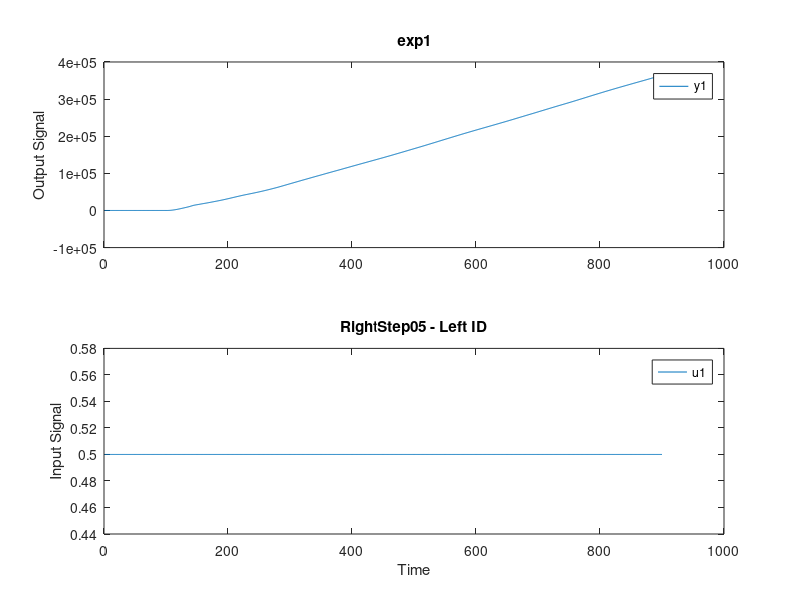
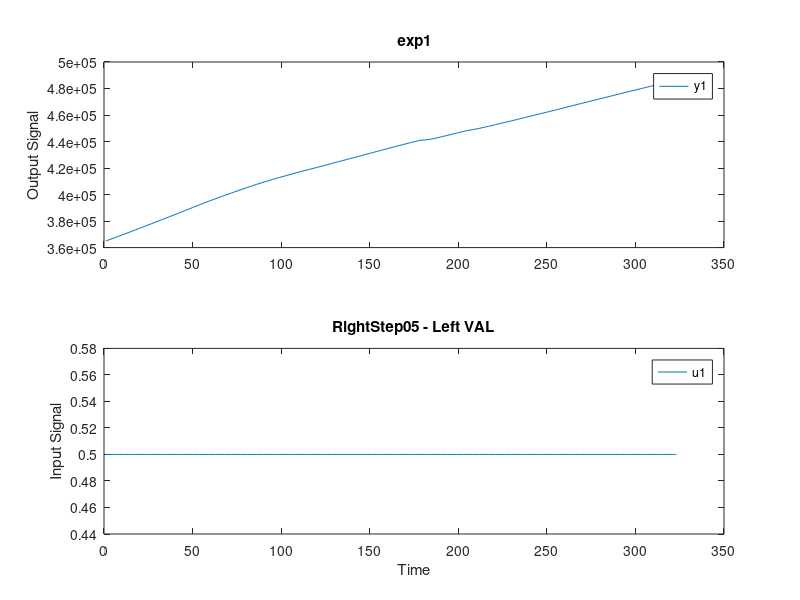
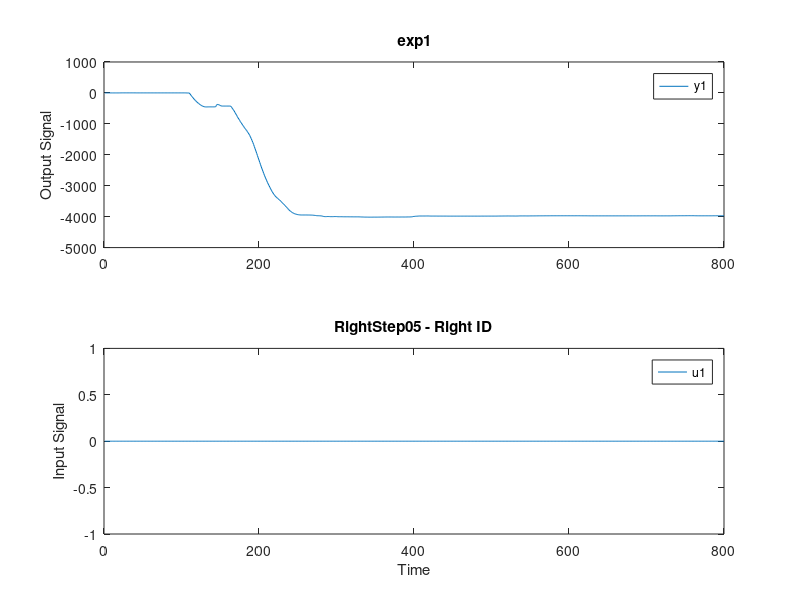
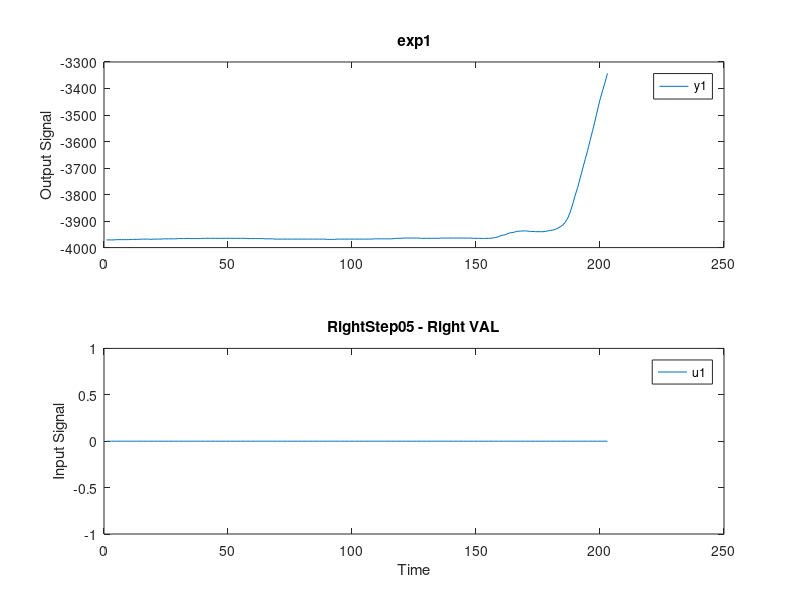

Write MATLAB code to recreate these figures, in order. (Note: this script raises an error after producing the figures.)
close all; clear all; clc;
l = load ('lst05.mat');
data = l.LeftSt05;
t = data.time;
u = (t>=0)*0.5;
u2 = (t>=0)*0;
n = length(t);

%% Plot date
left = data.signals(1).values;
idLeft = iddata(left(1:900), u(1:900), 0.01);
valLeft = iddata(left(900+1:end), u(900+1:end), 0.01);
figure;
plot (idLeft); 
title('RightStep05 - Left ID')
figure; plot(valLeft); 
title('RightStep05 - Left VAL')

right = data.signals(1, 2).values;
idRight = iddata(right(1:800), u2(1:800), 0.01);
valRight = iddata(right(800+1:end-220), u2(800+1:end-220), 0.01);
figure;
plot (idRight);
title('RightStep05 - Right ID')
figure;
plot (valRight);
title('RightStep05 - Right VAL')

acceX = data.signals(1, 3).values;
idAcceX = iddata(acceX(1:900), u(1:900), 0.01);
valAcceX = iddata(acceX(900+1:end), u(900+1:end), 0.01);
figure;
plot (idAcceX);
title('RightStep05 - Right ID')
figure;
plot (valAcceX);
title('RightStep05 - Right VAL')

acceY = data.signals(1, 4).values;
idAcceY = iddata(acceY(1:900), u2(1:900), 0.01);
valAcceY = iddata(acceY(900+1:end), u2(900+1:end), 0.01);
figure;
plot (idAcceY);
title('RightStep05 - Right ID')
figure;
plot (valAcceY);
title('RightStep05 - Right VAL')

gyro = data.signals(1, 5).values;
idGyro = iddata(gyro(1:900), u(1:900), 0.01);
valGyro = iddata(gyro(900+1:end), u(900+1:end), 0.01);
figure;
plot (idGyro);
title('RightStep05 - Right ID')
figure;
plot (valGyro);
title('RightStep05 - Right VAL')

%% Citirea gradelor
m = input('m = ');
na = input('na = nb = ');
nb=na;
%plot(l.id)%reprezentarea datelor de identificare
% title('Date de ientificare');
% figure;plot(l.val);%reprezentarea datelor de validare
% title('Date de validare');
%Aproximarea
W0=matr_regr(na, nb, m);%matricea de puteri
W=prelW(W0, na+nb);%matrice de puteri prelucrata

%Algoritm de aproximare folosind predictia
%construirea matricei de polinoame de aproximare
FI=phi_calc(na, nb, u, idAcceX.y, W);%construirea se faceconform gradelor de aproximare date
theta=FI\idAcceX.y; %vectorul de coeficienti de aproximare
yhat_id=FI*theta;
figure;
plot([idAcceX.y, yhat_id])
legend('y', 'yhat');
%Eroarea medie patratica
MSE_id=sum((yhat_id-idAcceX.y).^2)/length(idAcceX.y);
title(['Date identificare. Algoritm de aproximare folosind predictia. MSE = ', num2str(MSE_id)]);

%Verificarea modelului obtinut folosind datele de validare 
phi=phi_calc(na, nb, valAcceX.u, valAcceX.y, W);
yhat=phi*theta;%iesirea aproximata
figure;
plot([valAcceX.y, yhat])
legend('y', 'yhat');
%Eroarea medie patratica
MSE=sum((yhat-valAcceX.y).^2)/length(valAcceX.y);
title(['Date validare. Algoritm de aproximare folosind predictia. MSE = ', num2str(MSE)]);

%Algoritm de aproximare folosind simularea
%Aproximarea pentru datele de identificare
%Folosim modelul obtinut din datele de identificare
u=[zeros(na+nb,1); u];%conditii initiale nule
y_sim_id=[];
y_sim_id=[y_sim_id; zeros(na+nb, 1)];%iseiri simulate, conditii initiale nule
Nu_id=length(idAcceX.u);
for i=na+nb+1:Nu_id
    %construirea vectorului de intrari si iesiri intariziate
    d1 = -y_sim_id(i-1:-1:i-na);
    d2=u(i-1:-1:i-nb);
    d=[d1; d2]; %vector coloana
    ln=[];
    %Simularea urmatoarei iesiri
    %Construirea polinomului de aproximare
    for j=1:size(W, 1)
        mm= prod(d'.^W(j, :));
         ln=[ln, mm];
    end
   y_sim_id=[y_sim_id; ln*theta];
end
figure;
plot([idAcceX.y, y_sim_id]);
legend('y', 'y.sim');
%Eroarea medie patratica
MSE_S_id=sum((y_sim_id-idAcceX.y).^2)/length(idAcceX.y);
title(['Date identificare.Algoritm de aproximare folosind simularea. MSE = ', num2str(MSE_S_id)]);

%Aproximarea pentru datele de validare
%Folosim modelul obtinut din datele de identificare
u1=l.val.u;
u1=[zeros(na+nb,1); u1];%conditii initiale nule
y_sim=[];
y_sim=[y_sim; zeros(na+nb, 1)];%iseiri simulate, conditii initiale nule
Nu=length(l.val.u);
for i=na+nb+1:Nu
    %construirea vectorului de intrari si iesiri intariziate
    d1 = -y_sim(i-1:-1:i-na);
    d2=u1(i-1:-1:i-nb);
    d=[d1; d2]; %vector coloana
    ln=[];
    %Simularea urmatoarei iesiri
    %Construirea polinomului de aproximare
    for j=1:size(W, 1)
        mm= prod(d'.^W(j, :));
         ln=[ln, mm];
    end
   y_sim=[y_sim; ln*theta];
end
figure;
plot([l.val.y, y_sim]);
legend('y', 'y.sim');
%Eroarea medie patratica
MSE_S=sum((y_sim-l.val.y).^2)/length(l.val.y);
title(['Date validare.Algoritm de aproximare folosind simularea. MSE = ', num2str(MSE_S)]);

%compararea simularii si a predictiei
figure;
plot([l.val.y, yhat, y_sim]);
legend('y', 'yhat', 'y.sim');
title('Compararea modelelor obtinute');

%Modele de aproximare optime pentru predictie si simulare
MSE_P=[]; minim_p=1e89; 
MSE_sim=[]; minim_s=1e89;
%Valoarea maxima admisa pentru m este 3
for i=1:3 
    L=[];
    S=[];
    %Valoarea maxima admisa pentru na=nb este 3
    for j=1:3
        W1=[]; Wo=[];
        %construirea unei noi matrice de puteri
        Wo=matr_regr(j, j, i);
        W1=prelW(Wo, 2*j);
        %Calculul matrice de aproximari
        ph=phi_calc(j, j, l.id.u, l.id.y, W1);
        %Calculul coficientilor de aproximare
        th=ph\l.id.y;
        %Validarea modelui obtinut anterior
        ph_p=phi_calc(j, j, l.val.u, l.val.y, W1);
        yhat_p=ph_p*th;
        %Eroarea medie patratica obtinuta din aproximare
        MSE_=sum((yhat_p-l.val.y).^2)/length(l.val.y);
        %Folosind modelul anterior, se face aproximarea prin simulare
        %Se calculeaza, in aceeasi functie si Eroarea medie patratica
        MSE_ss=mse_simulare(l.val.u, l.val.y, j, j, th, W1);
        L=[L, MSE_];
        S=[S, MSE_ss];
    end
    %Se ia valoarea minima a Eriorii medie patratica pentru gradul m curent
    %si na=nb=1, 2, 3, aflata din simularile antrioare
    if (minim_p>min(L)) %minimiul in aproximarea prin predictie
        minim_p=min(L);
        yy = find(L==min(L));
        xx=i;
    end
    if (minim_s>min(S)) %minimul in aproximarea prin simulare
        minim_s=min(S);
        ys = find(S==min(S));
        xs=i;
    end
    MSE_P=[MSE_P; L];
    MSE_sim=[MSE_sim; S];
end
%Reprezentarea rezultatelor obtinute
%Predictie
figure;
plot(1:3, MSE_P(1, :), '*b');hold on;
plot(1:3, MSE_P(2, :), '*r'); hold on;
plot(1:3, MSE_P(3, :), '*g');
legend('m=1', 'm=2', 'm=3')
xlabel('na=nb'); ylabel('MSE')
title(['Predictie. Ordin optim de aproximare: m=', num2str(xx), ' na=nb=', num2str(yy), ' MSE= ' num2str(MSE_P(xx, yy))]);

%Simulare
figure;
plot(1:3, MSE_sim(1, :), '*b');hold on;
plot(1:3, MSE_sim(2, :), '*r'); hold on;
plot(1:3, MSE_sim(3, :), '*g');
legend('m=1', 'm=2', 'm=3')
title(['Simulare. Ordin optim de aproximare: m=', num2str(xs), ' na=nb=', num2str(ys), ' MSE= ' num2str(MSE_sim(xs, ys))]);
xlabel('na=nb'); ylabel('MSE');
%ProiectIS_2
%Moldovan Maria si Lupo Madalina